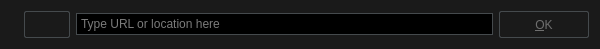
<?xml version="1.0" encoding="UTF-8"?>
<ui version="4.0">
 <class>LocationDialog</class>
 <widget class="QDialog" name="LocationDialog">
  <property name="geometry">
   <rect>
    <x>0</x>
    <y>0</y>
    <width>600</width>
    <height>45</height>
   </rect>
  </property>
  <property name="windowTitle">
   <string>Open Location</string>
  </property>
  <property name="styleSheet">
   <string notr="true">QWidget {
	font: 12px &quot;Noto Sans&quot;, &quot;FreeSans&quot;;
	background: #1A1A1A;
	color: whitesmoke;
}

/* QLineEdit */

QLineEdit {
	background: #000;
	border: 1px solid #454A4D;
	padding: 2px;
}
QLineEdit:focus {
	border: 1px solid #008098;
}

/* QPushButton */

QPushButton {
	background: #454A4D;
	border: 1px solid #000;
	border-radius: 2px;
	color: whitesmoke;
	min-width: 76px;
	min-height: 17px;
	padding: 4px 6px;
}
QPushButton:focus {
	border: 1px solid #008098;
	outline: none;
}
QPushButton:pressed {
	background: #2E3133;
}
QPushButton:disabled {
	background: transparent;
	border: 1px solid #454A4D;
	color: #6F6F6F;
}</string>
  </property>
  <layout class="QHBoxLayout" name="horizontalLayout">
   <item>
    <widget class="QLabel" name="validEntryLabel">
     <property name="sizePolicy">
      <sizepolicy hsizetype="Fixed" vsizetype="Fixed">
       <horstretch>0</horstretch>
       <verstretch>0</verstretch>
      </sizepolicy>
     </property>
     <property name="pixmap">
      <pixmap resource="../resources.qrc">:/images/not_exists.svg</pixmap>
     </property>
     <property name="alignment">
      <set>Qt::AlignCenter</set>
     </property>
    </widget>
   </item>
   <item>
    <widget class="QPushButton" name="pasteButton">
     <property name="sizePolicy">
      <sizepolicy hsizetype="Fixed" vsizetype="Fixed">
       <horstretch>0</horstretch>
       <verstretch>0</verstretch>
      </sizepolicy>
     </property>
     <property name="toolTip">
      <string>Paste copied link</string>
     </property>
     <property name="styleSheet">
      <string notr="true">QPushButton {
	background: none;
	border: 1px solid #454A4D;
    min-width: 20px;
}
QPushButton:focus {
	border: 1px solid #008098;
	outline: none;
}
QPushButton:pressed {
	background: #2E3133;
}</string>
     </property>
     <property name="icon">
      <iconset resource="../resources.qrc">
       <normaloff>:/images/paste.svg</normaloff>:/images/paste.svg</iconset>
     </property>
     <property name="iconSize">
      <size>
       <width>20</width>
       <height>16</height>
      </size>
     </property>
     <property name="autoDefault">
      <bool>false</bool>
     </property>
    </widget>
   </item>
   <item>
    <widget class="QLineEdit" name="urlEdit">
     <property name="placeholderText">
      <string>Type URL or location here</string>
     </property>
     <property name="clearButtonEnabled">
      <bool>true</bool>
     </property>
    </widget>
   </item>
   <item>
    <widget class="QPushButton" name="okButton">
     <property name="enabled">
      <bool>false</bool>
     </property>
     <property name="sizePolicy">
      <sizepolicy hsizetype="Fixed" vsizetype="Fixed">
       <horstretch>0</horstretch>
       <verstretch>0</verstretch>
      </sizepolicy>
     </property>
     <property name="text">
      <string>&amp;OK</string>
     </property>
     <property name="default">
      <bool>true</bool>
     </property>
    </widget>
   </item>
  </layout>
 </widget>
 <tabstops>
  <tabstop>urlEdit</tabstop>
  <tabstop>okButton</tabstop>
  <tabstop>pasteButton</tabstop>
 </tabstops>
 <resources>
  <include location="../resources.qrc"/>
 </resources>
 <connections/>
</ui>
